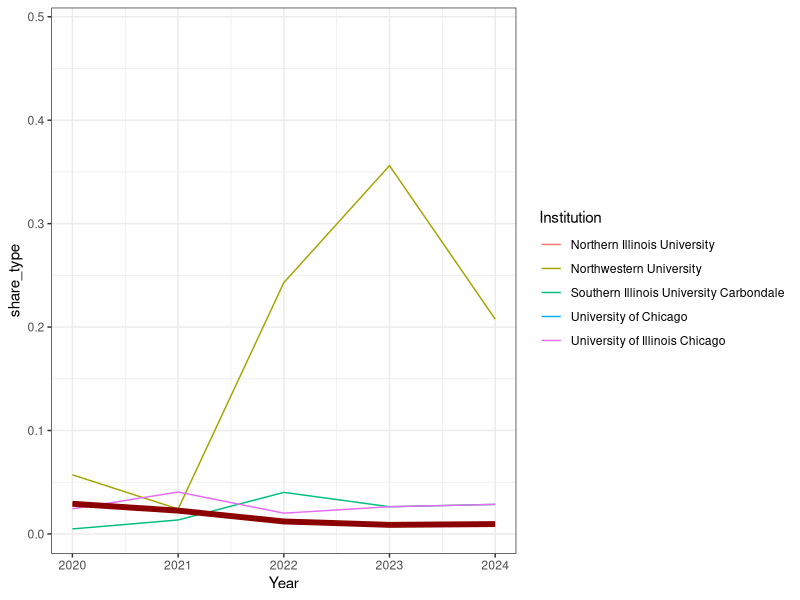

Generate this figure with R:
#This script deals with data received from NIU including information on the MA and
#Ph.D. enrollments and degrees conferred from 2021 through 2024 for the IL
#universities.

#Author: Jeremy R. Groves
#Date: November 25, 2025

rm(list=ls())

library(tidyverse)

data <- read.csv(file = "./Data/IL Econ Programs.csv")
totals <- c("Year Total", "Public Uni. Total", "Independent NFP Inst. Total")

data2 <- data |>
  pivot_longer(cols = c("PhD_Degree", "PhD_Enroll", "MA_Degree", "MA_Enroll"), 
                      names_to = "Program", values_to = "Counts") |>
  filter(!(Institution %in% totals)) |>
  filter(!is.na(Counts))

phd <- data2 %>%
  filter(Program == "PhD_Enroll") %>%
  select(Institution) %>%
  distinct()

tot <- data |>
  filter(Institution %in% totals) |>
  pivot_longer(cols = c("PhD_Degree", "PhD_Enroll", "MA_Degree", "MA_Enroll"), 
               names_to = "Program", values_to = "Counts")|>
  filter(!is.na(Counts))

data2 <- data2 %>%
  mutate(class = case_when(Institution %in% phd$Institution ~ "P",
                           TRUE ~ "M"))
share <- data2 %>%
  left_join(. , tot, by = c("Year", "Inst_Type", "Program")) %>%
  mutate(share_type = Counts.x / Counts.y) %>%
  left_join(., filter(tot, Inst_Type==4), by = c("Year", "Program")) %>%
  mutate(share_tot = Counts.x / Counts) %>%
  select(Year, class, Institution.x, Inst_Type.x, Program, starts_with("share")) %>%
  rename("Institution" = "Institution.x",
         "Inst_Type" = "Inst_Type.x")



temp <- share %>%
  filter(class == "P") %>%
  filter(Program == "MA_Enroll") %>%
  filter(share_type < .5)

ggplot(aes(x = Year), data = temp) +
  geom_line(aes(y = share_type, group = Institution, color = Institution)) +
  geom_line(aes(y = share_type, group = Institution), color = "darkred", linewidth = 2,
            data = filter(temp, Institution == "Northern Illinois University")) +
  theme_bw()
